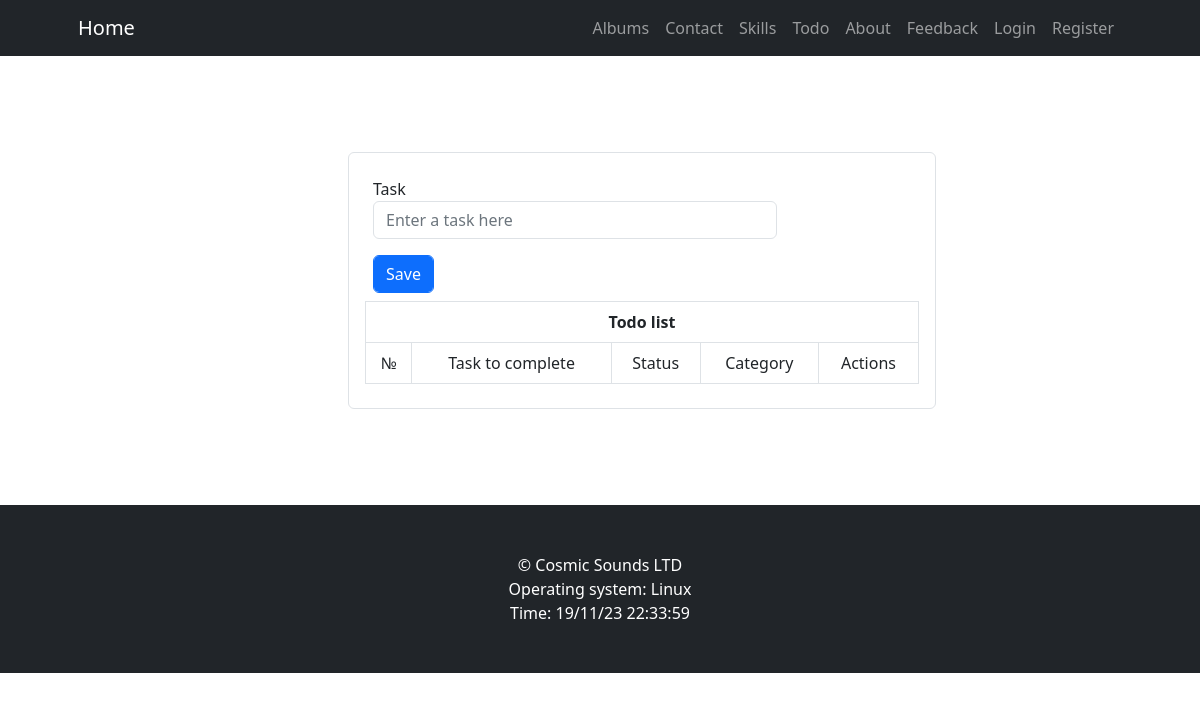
Before: /todo with the older database file.
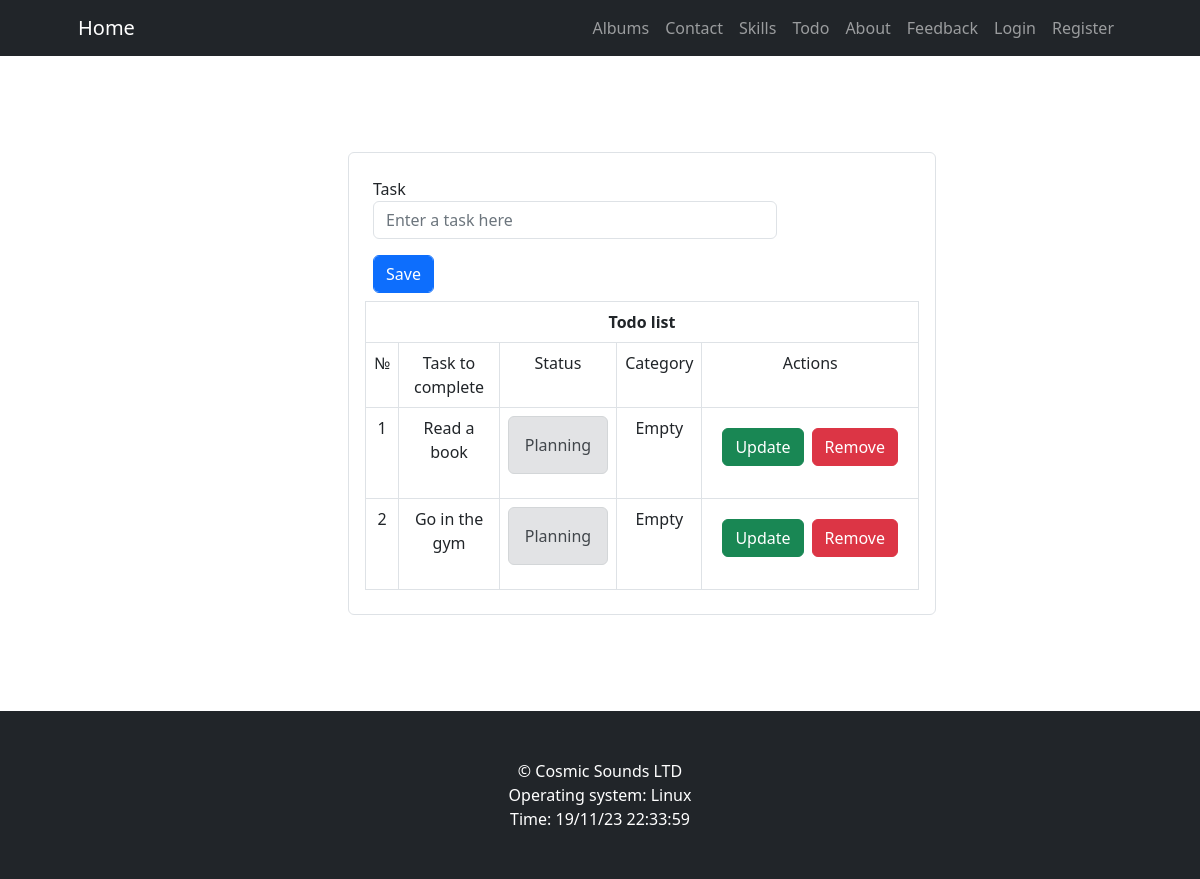
After: the same page with the newer database file.
### app/models.py (models this page shows)
class Todo(db.Model):
    __tablename__ = "todo"
    id = db.Column(db.Integer, primary_key=True, autoincrement=True)
    task = db.Column(db.Text, nullable=False, unique=True)
    status = db.Column(db.String, default="Planning", nullable=False)
    category = db.Column(db.String, default="Empty", nullable=False)

### app/views.py (the view)
@app.route("/todo")
def todo_list():
    title = "Todo list"
    form = TodoForm()
    handle = database.HandleTodos()
    todo = handle.show()
    return render_template("todo.html", title=title, form=form, todo=todo)

### app/forms.py
class TodoForm(FlaskForm):
    task = StringField("Task", validators=[DataRequired(), Length(min=4, max=20)], render_kw={"placeholder": "Enter a task here"})
    save = SubmitField("Save")

### app/helpers/database.py (called while the page is built)
    def show(self):
        todos = db.session.query(Todo)
        return todos

### app/views.py (called while the page is built)
@app.context_processor
def base():
    now = datetime.datetime.now()
    time = now.strftime("%d/%m/%y %H:%M:%S")
    menu = [
        {"text": "Albums", "link": url_for("albums")},
        {"text": "Contact", "link": url_for("contact")},
        {"text": "Skills", "link": url_for("skills")},
        {"text": "Todo", "link": url_for("todo_list")},
        {"text": "About", "link": url_for("about")},
        {"text": "Feedback", "link": url_for("feedback")},
        {"text": "Login", "link": url_for("login")},
        {"text": "Register", "link": url_for("register")},
    ]
    return dict(
        platform=platform,
        time=time,
        menu=menu)

### app/templates/todo.html (shortened to what this page needs)
{% extends "base.html" %}
{% import "_fields.html" as field %}
{% block content %}
<div class="container mx-auto p-3">
    <div class="col-md-7 offset-md-3 border rounded p-3">
        <form action="{{ url_for('add_todo') }}" method="post">
            {{ field.todo_form(form) }}
        </form>
        <div class="table-responsive">
            <table aria-describedby="todo" class="table table-bordered mb-2">
                <thead>
                    <th colspan="5" class="text-center">
                        Todo list
                    </th>
                </thead>
                <tr class="text-center">
                    <td>№</td>
                    <td>Task to complete</td>
                    <td>Status</td>
                    <td>Category</td>
                    <td>Actions</td>
                </tr>
                {% for task in todo %}
                <tr class="container text-center">
                    <td>{{ task.id }}</td>
                    <td>{{ task.task }}</td>
                    <td>
                        {% if task.status != "Completed" %}
                        <div class="alert alert-secondary">{{ task.status }}</div>
                        {% else %}
                        <div class="alert alert-success">{{ task.status }}</div>
                        {% endif %}
                    </td>
                    <td>{{ task.category }}</td>
                    <td>
                        <div class="d-flex p-2">
                            <form action="{{ url_for('update_todo', id=task.id) }}" method="post" class="p-1">
                                <input type="submit" value="Update" class="btn btn-success">
                            </form>
                            <form action="{{ url_for('remove_todo', id=task.id) }}" method="post" class="p-1">
                                <input type="submit" value="Remove" class="btn btn-danger">
                            </form>
                        </div>
                    </td>
                </tr>
                {% endfor %}
            </table>
        </div>
    </div>
</div>
{% endblock %}

### app/templates/base.html (shortened to what this page needs)
<!DOCTYPE html>
<html lang="en">
<head>
    {% block css %}
    <link rel="stylesheet" href="{{ url_for('static', filename='css/bootstrap.theme.css') }}">
    <link rel="stylesheet" href="{{ url_for('static', filename='css/styles.css') }}">
    {% endblock %}
</head>
<body>
    {% include "header.html" %}
    <div class="content">
        {% block content %}
        {% endblock %}
    </div>
    {% include "footer.html" %}
</body>
</html>

### app/templates/_fields.html (shortened to what this page needs)
{% macro todo_form(form) %}
<div class="form-group p-2">
    {{ form.task.label }}
    {{ form.task(class="border rounded form-control w-75") }}
</div>
<div class="form-group p-2">
    {{ form.save(class="btn btn-primary form-control w-auto") }}
</div>
{% endmacro %}

### app/templates/header.html (shortened to what this page needs)
<nav class="navbar navbar-expand-lg navbar-dark bg-dark">
    <div class="container px-lg-5">
        <a class="navbar-brand" href="{{ url_for('index') }}">Home</a>
        <div class="collapse navbar-collapse" id="navbarSupportedContent">
            <ul class="navbar-nav ms-auto mb-2 mb-lg-0">
                {% for item in menu %}
                <li class="nav-item"><a class="nav-link" href="{{ item.link }}"> {{ item.text }} </a></li>
                {% endfor %}
            </ul>
        </div>
    </div>
</nav>

### app/templates/footer.html
<footer class="py-5 bg-dark">
    <div class="container pb-0">
        <p class="m-0 text-center text-white">&copy; Cosmic Sounds LTD</p>
        <p class="m-0 text-center text-white">Operating system: {{ platform.system() }}</p>
        <p class="m-0 text-center text-white">Time: {{ time }}</p>
    </div>
</footer>

### app/static/css/styles.css (style rules this page uses)
:root { --title: 40px; --content: 20px; }
.content { padding: 10vh; }

Changed rows visible on the page:
added Todo: id "1", task "Read a book", status "Planning", category "Empty"
added Todo: id "2", task "Go in the gym", status "Planning", category "Empty"
